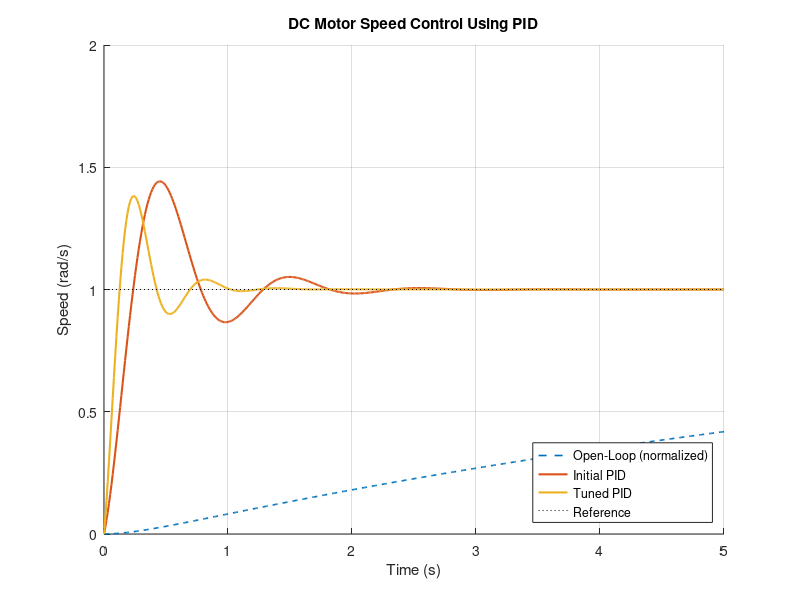

Write the MATLAB code that produced this figure. (Note: this script raises an error after producing the figure.)
%% DC Motor Speed Control using PID
% Simulates a PID speed controller for a DC motor and compares an initial
% and a tuned set of gains, to show how PID gains affect rise time,
% overshoot, settling time and steady-state error in a feedback system.
%
% Requires: MATLAB with the Control System Toolbox.

clc;
clear;
close all;

%% DC motor parameters (assumed values)
R = 2;        % Armature resistance (Ohm)
L = 0.5;      % Armature inductance (H)
K = 0.05;     % Motor constant (V*s/rad = N*m/A)
J = 0.02;     % Rotor inertia (kg*m^2)
b = 0.001;    % Viscous friction coefficient (N*m*s/rad)

%% DC motor transfer function
% Angular speed / armature voltage:
%   w(s)/V(s) = K / ((J*s + b)(L*s + R) + K^2)
num = K;
den = [L*J, (L*b + R*J), (R*b + K^2)];
motor = tf(num, den);

disp('DC Motor Transfer Function:');
motor

%% Initial PID controller
% Starting-point gains
Kp1 = 10;
Ki1 = 20;
Kd1 = 0.5;
pid_initial = pid(Kp1, Ki1, Kd1);
sys_initial = feedback(pid_initial * motor, 1);

%% Tuned PID controller
% Gains increased for a faster response
Kp2 = 30;
Ki2 = 50;
Kd2 = 1.2;
pid_tuned = pid(Kp2, Ki2, Kd2);
sys_tuned = feedback(pid_tuned * motor, 1);

%% Step response comparison
% The open-loop motor settles at dcgain(motor) rad/s per volt (about 11),
% so it is scaled to unit DC gain. All three curves then share the same
% 1 rad/s target and can be compared on one plot.
t = 0:0.01:5;
motor_normalized = motor / dcgain(motor);

[y_ol, t_ol]       = step(motor_normalized, t);
[y_init, t_init]   = step(sys_initial, t);
[y_tuned, t_tuned] = step(sys_tuned, t);

figure;
hold on;
plot(t_ol, y_ol, '--', 'LineWidth', 1.2, 'DisplayName', 'Open-Loop (normalized)');
plot(t_init, y_init, 'LineWidth', 1.5, 'DisplayName', 'Initial PID');
plot(t_tuned, y_tuned, 'LineWidth', 1.5, 'DisplayName', 'Tuned PID');
plot([t(1) t(end)], [1 1], 'k:', 'DisplayName', 'Reference');
grid on;
xlabel('Time (s)');
ylabel('Speed (rad/s)');
title('DC Motor Speed Control Using PID');
legend('Location', 'southeast');
hold off;

%% Performance analysis
info_init  = stepinfo(sys_initial);
info_tuned = stepinfo(sys_tuned);
ss_error_init  = abs(1 - y_init(end));
ss_error_tuned = abs(1 - y_tuned(end));

fprintf('\n%-22s %12s %12s\n', 'Metric', 'Initial PID', 'Tuned PID');
fprintf('%-22s %12.3f %12.3f\n', 'Rise Time (s)',      info_init.RiseTime,     info_tuned.RiseTime);
fprintf('%-22s %12.3f %12.3f\n', 'Settling Time (s)',  info_init.SettlingTime, info_tuned.SettlingTime);
fprintf('%-22s %12.2f %12.2f\n', 'Overshoot (%)',      info_init.Overshoot,    info_tuned.Overshoot);
fprintf('%-22s %12.4f %12.4f\n', 'Steady-State Error', ss_error_init,          ss_error_tuned);
